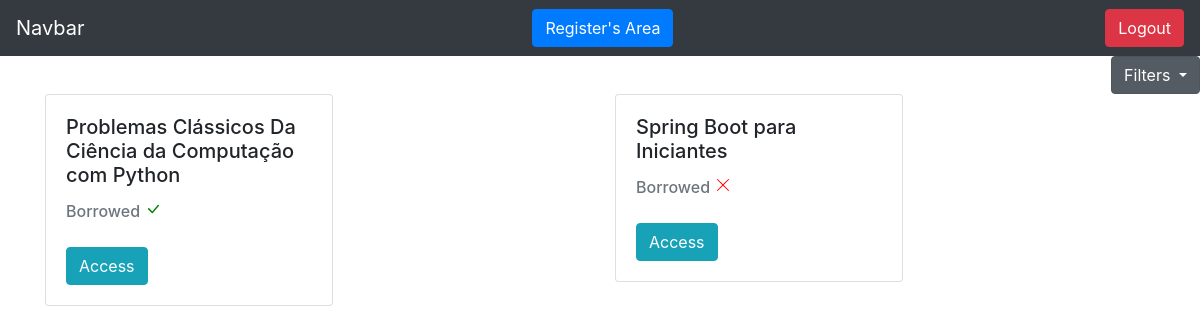
The app's page /books/home/ (signed in), older data.
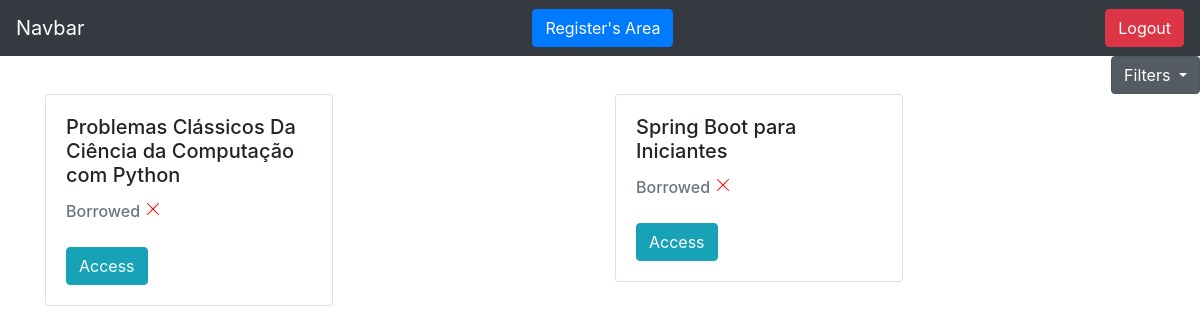
The same page, newer data.
### books/models.py (models this page shows)
class Book(models.Model):
    name = models.CharField(max_length=100)
    auth = models.CharField(max_length=30)
    cd_auth = models.CharField(max_length=30, blank=True, null=True)
    register_date = models.DateField(default=date.today)
    borrowed = models.BooleanField(default=False)
    category = models.ForeignKey(Category, on_delete=models.DO_NOTHING)
    client = models.ForeignKey(Client, on_delete=models.DO_NOTHING)
    def __str__(self):
        return self.name

### books/views.py (the view)
# urls.py: path('home/', views.home, name='home'),
def home(request):
    if request.session.get('client'):
        client = Client.objects.get(id=request.session['client'])
        books = Book.objects.filter(client=client)
        form_book, form_category, form_borrowing = BookForm(), CategoryForm(), BorrowingForm()
        form_category.fields['client'].initial = request.session['client']
        form_book.fields['client'].initial = request.session['client']
        form_book.fields['category'].queryset = Category.objects.filter(client=client)
        form_borrowing.fields['book'].queryset = Book.objects.filter(client=client, borrowed=False)
        borrowed_books = Book.objects.filter(client=client, borrowed=True)
        return render(request, 'home.html', {'books': books,
                                             'client_logged_in': request.session.get('client'),
                                             'form_book': form_book,
                                             'form_category': form_category,
                                             'form_borrowing': form_borrowing,
                                             'borrowed_books': borrowed_books})
    else:
        return redirect('/auth/login/?status=2')

### books/models.py (called while the page is built)
    def __str__(self):
        return self.name

### clients/models.py (called while the page is built)
    def __str__(self):
        return self.name

### books/templates/home.html (shortened to what this page needs)
{% extends 'base.html' %}
{% block 'content' %}
<div class="dropdown show" style="text-align: right;">
  <a class="btn btn-secondary dropdown-toggle" href="#" role="button" id="dropdownMenuLink" data-toggle="dropdown" aria-haspopup="true">
    Filters
  </a>
</div>
<div class="container">
  <div class="row">
    {% for book in  books %}
      <div class="col-md">
        <div class="card" style="width:18rem;">
          <div class="card-body">
            <h5 class="card-title">{{ book.name }}</h5>
            <h6 style="display: inline;" class="card-subtitle mb-2 text-muted">Borrowed</h6>
            <br><br>
            <a href="{% url 'see_book' book.id %}" class="btn btn-info">Access</a>
          </div>
        </div>
      </div>
    {% endfor %}
  </div>
</div>
{% endblock %}

Row changes from the older to the newer data that the page shows:
changed Book "Problemas Clássicos Da Ciência da Computação com Python": borrowed True → False (drawn)
